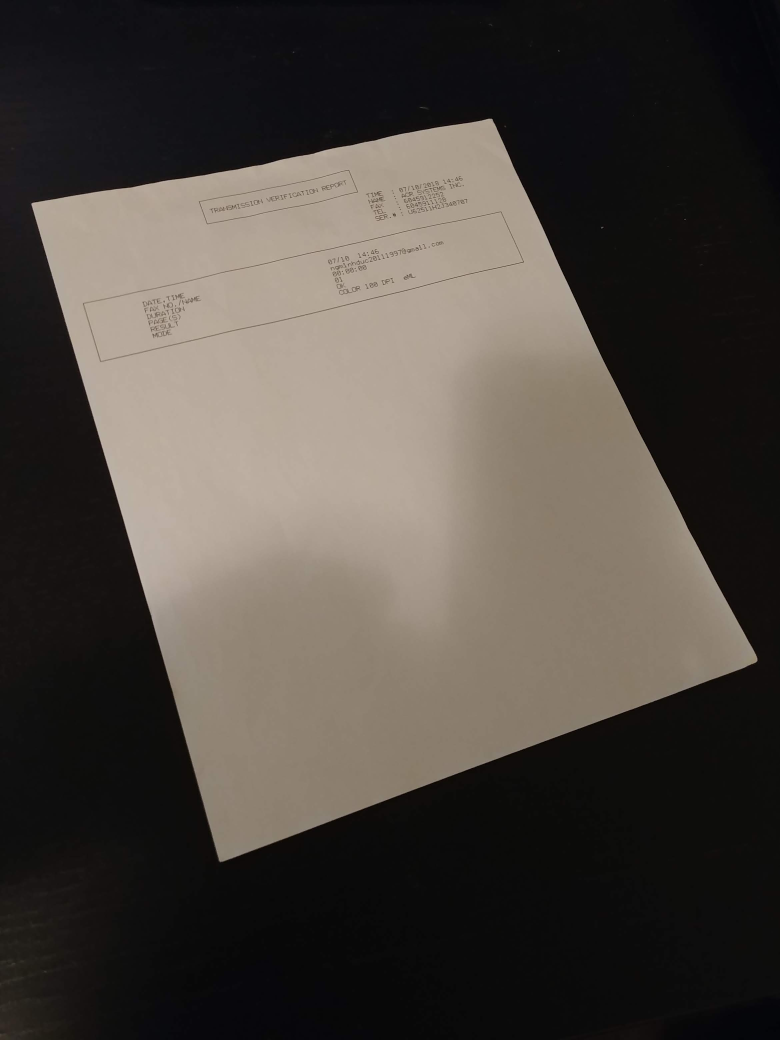
#> input picture document-scanner/images/image01.jpg, 2340 x 3120 px (shown at 1/3 size)
$ python scanner.py --image images/image01.jpg   (older library calls are emulated)
#> lines starting #> are read from the running program, lines starting #| are printed output that depends on the picture; after the words box and inside, x2 and y2 are one past the last pixel; in counts of white or black regions, pixels touching at a corner belong together
### document-scanner/fourPointTransform.py
################################## COMMON SETUP ################################

# import the necessary packages
import numpy as np
import cv2

#################################### HELPERS ####################################

# INPUT: pts, a list of four points along with their corresponding (x,y) coordinates of the target rectangle
# OUTPUT: a 2D array
def order_points(pts):
    # initialize a list of 4 corner points: top-left, top-right, bottom-right, bottom-left
    rect = np.zeros((4,2), dtype = "float32") # Empty array that has 4 rows, each row has a pair of coordinates, data type is float32

    # Sum along the axis = 1:
    # Eg: pts is a LIST contains four points: [[0,0] [10,0] [10,10] [0,10]] => sum along the axis = 1: [0, 10, 20, 10]
    theSum = np.sum(pts, axis = 1)
    # set the top-left point to have the smallest sum, the bottom-right to have the greatest sum
    rect[0] = pts[np.argmin(theSum)] # first row (top-left)
    rect[2] = pts[np.argmax(theSum)] # third row (bottom-right)

    # Difference along the axis = 1:
    # Eg: pts is a LIST contains four points: [[0,0] [10,0] [10,10] [0,10]] => difference along the axis = 1: [0, 10, 0, -10]
    theDif = np.diff(pts, axis = 1)
    # set the top-right point to have the smallest difference, the bottom-left to have the greatest difference
    rect[1] = pts[np.argmin(theDif)] # second row (top-right)
    rect[3] = pts[np.argmax(theDif)] # fourth row (bottom-left)

    # return this new array of coordinates
    return rect

def four_point_transform(image, pts):
    # get a consistent order of the points and unpack them individually
    rect = order_points(pts)
    (topLeftPoint, topRightPoint, bottomRightPoint, bottomLeftPoint) = rect

    # calculate the width of the new image, which will be the maximum distance between top-right and top-left x-coordinates or bottom-right and bottom-left x-coordinates
    topWidth = np.sqrt(((topRightPoint[0] - topLeftPoint[0]) ** 2) + ((topLeftPoint[1] - topRightPoint[1]) ** 2))
    bottomWidth = np.sqrt(((bottomRightPoint[0] - bottomLeftPoint[0]) ** 2) + ((bottomLeftPoint[1] - bottomRightPoint[1]) ** 2))

    # choose the max width between the 2 calculated above to go with
    maxWidth = max(int(topWidth), int(bottomWidth))

    # calculate the height of the new image, which will be the maximum distance between top-right and bottom-right y-coordinates or top-left and bottom-left y-coordinates
    leftHeight = np.sqrt(((topLeftPoint[0] - bottomLeftPoint[0]) ** 2) + ((topLeftPoint[1] - bottomLeftPoint[1]) ** 2))
    rightHeight = np.sqrt(((topRightPoint[0] - bottomRightPoint[0]) ** 2) + ((topRightPoint[1] - bottomRightPoint[1]) ** 2))

    # choose the max height between the 2 calculated above to go with
    maxHeight = max(int(leftHeight), int(rightHeight))

    # create the destination points (order: top-left, top-right, bottom-right and bottom-left) to obtain a front view of the image
    dst = np.array(
        [[0,0],
        [maxWidth - 1, 0],
        [maxWidth - 1, maxHeight - 1],
        [0, maxHeight - 1]],
        dtype = "float32")

    # compute the actual perspective transform matrix and apply it
    PTMatrix = cv2.getPerspectiveTransform(rect, dst)
    warped = cv2.warpPerspective(image, PTMatrix, (maxWidth, maxHeight))

    # return the warped image
    return warped

### document-scanner/scanner.py
################################## COMMON SETUP ################################

# import the necessary packages
from fourPointTransform import four_point_transform
from skimage.filters import threshold_local # get a black and white image/increase picture contrast
import numpy as np
import argparse # parse arguments
import cv2
import imutils # a module specificly used to resize, rotate and crop images
from fpdf import FPDF

#################################### ARGUMENT ##################################

# construct the argument parse and parse the argumnents
ap = argparse.ArgumentParser()
ap.add_argument("-i", "--image", required="True", help = "path to the input image file")
args = vars(ap.parse_args())

############################## STEP 1: Edge Detection #########################

# load the image, clone it and resize appropriately
originalImage = cv2.imread(args["image"])
#> originalImage is the input picture: shape (3120, 2340, 3); mean B, G, R 62.7, 68.5, 74.5
ratio = originalImage.shape[0] / 500.0 # image.shape return (rows, columns, channels)
#> ratio = 6.24
cloneImage = originalImage.copy()
cloneImage2 = originalImage.copy()
image = imutils.resize(cloneImage, height = 500)

# convert the image to grayscale in order to find contours in step 2
gray = cv2.cvtColor(image, cv2.COLOR_BGR2GRAY)

# filter out weak intensity points by blurring it using GaussianBlur and then select points that are within limited intensity range
blurred = cv2.GaussianBlur(gray, (5,5), 0)
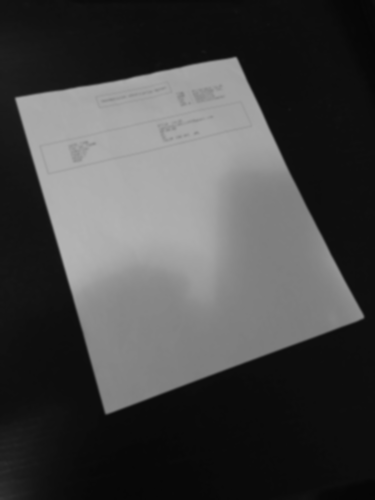
#> blurred: shape (500, 375); min 5, max 180, mean 69.7
edged = cv2.Canny(blurred, 75, 200) # find edges that have intensity between 75 and 200
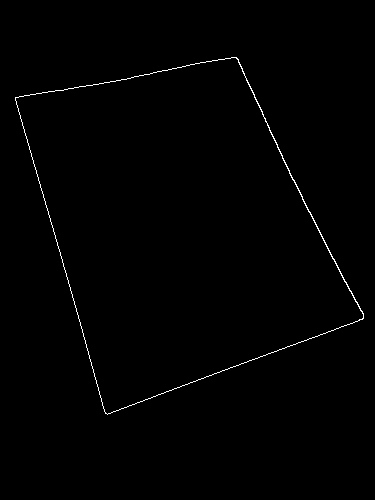
#> edged: shape (500, 375); 0.63% white in thin lines or dots, all inside (x1, y1, x2, y2) = (15, 57, 364, 415)

# for viewing the original image, it is necessary to resize the original image since it can be too large
originalImageResized = imutils.resize(originalImage, height = 500)
cv2.imshow("Original image", originalImageResized)
cv2.imshow("Edged image", edged)
cv2.waitKey(0) # wait infinitely, until key event
cv2.destroyAllWindows()

########################## STEP 2: Find contours of paper #####################

# find the contours in the edged image, keeping only the one with the largest perimeter
listOfContours = cv2.findContours(edged.copy(), cv2.RETR_LIST, cv2.CHAIN_APPROX_SIMPLE) # RETR_LIST: retrieve mode - in a list, CHAIN_APPROX_SIMPLE: remove all redundant points and compresses the contour
#> listOfContours = 2 contours; box (x1, y1, x2, y2) and area: (15, 57, 364, 415) 76261, (15, 57, 364, 415) 76134

# for cv2, the largest contours are stored at index 0; for cv3, the largest contours are at index 1
largestLOC = listOfContours[0] if imutils.is_cv2() else listOfContours[1]
#> largestLOC has the same summary as listOfContours
# sort the list according contour area from the largest to the smallest, take the first 3
largestLOC = sorted(largestLOC, key = cv2.contourArea, reverse = True)[:3]

for contour in largestLOC:
    # approximate the shape of the contour (to be a rectangle); the accuracy is chosen 2% of arc length in this case.
    perimeter = cv2.arcLength(contour, True)
    accuracy = perimeter * 0.02
    approxShape = cv2.approxPolyDP(contour, accuracy, True)
    # if the approximated contour has 4 points (4 corners) => safely say that we found our contour
    if len(approxShape) == 4:
        highlightImage = approxShape
        break
#> this loop made 1 pass
#> (perimeter, accuracy, highlightImage) on pass 1: (1202.6, 24.05, [[236, 57], [15, 97], [107, 414], [363, 318]])

# display the image with contour highlighted
cv2.drawContours(originalImageResized, [highlightImage], -1, (0,255, 0), 2)
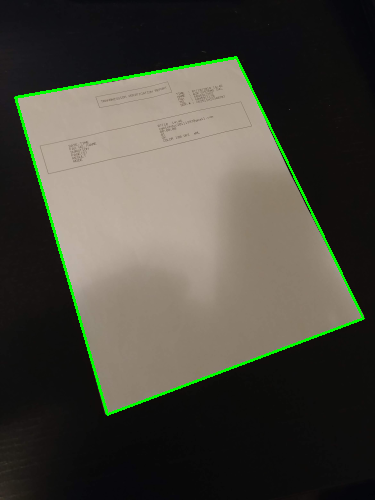
#> originalImageResized: shape (500, 375, 3); mean B, G, R 61.6, 71.3, 73.1
cv2.imshow("Highlighted contour image", originalImageResized)
cv2.waitKey(0)
cv2.destroyAllWindows()

##################### STEP 3: Apply perspective transform #####################

# make the array highlightImage have 4 rows and 2 columns as required, then get the warped image
warpedImage = four_point_transform(cloneImage2, highlightImage.reshape(4, 2) * ratio)
#> in order_points, `theSum = np.sum(pts, axis = 1)`: theSum = [1828.3, 698.9, 3251, 4249.4]
#> in order_points, `theDif = np.diff(pts, axis = 1)`: theDif = [-1117, 511.7, 1915.7, -280.8]
#> in four_point_transform, `rect = order_points(pts)`: rect = [[93.6, 605.3], [1472.6, 355.7], [2265.1, 1984.3], [667.7, 2583.4]]
#> in four_point_transform, `(topLeftPoint, topRightPoint, bottomRightPoint, bottomLeftPoint) = rect`: topLeftPoint = [93.6, 605.3]; topRightPoint = [1472.6, 355.7]; bottomRightPoint = [2265.1, 1984.3]; bottomLeftPoint = [667.7, 2583.4]
#> in four_point_transform, `topWidth = np.sqrt(((topRightPoint[0] - topLeftPoint[0]) ** 2) + ((top..`: topWidth = 1401.4
#> in four_point_transform, `bottomWidth = np.sqrt(((bottomRightPoint[0] - bottomLeftPoint[0]) ** 2..`: bottomWidth = 1706.1
#> in four_point_transform, `maxWidth = max(int(topWidth), int(bottomWidth))`: maxWidth = 1706
#> in four_point_transform, `leftHeight = np.sqrt(((topLeftPoint[0] - bottomLeftPoint[0]) ** 2) + (..`: leftHeight = 2059.7
#> in four_point_transform, `rightHeight = np.sqrt(((topRightPoint[0] - bottomRightPoint[0]) ** 2) ..`: rightHeight = 1811.2
#> in four_point_transform, `maxHeight = max(int(leftHeight), int(rightHeight))`: maxHeight = 2059
#> in four_point_transform, `dst = np.array( [[0,0], [maxWidth - 1, 0], [maxWidth - 1, maxHeight - ..`: dst = [[0, 0], [1705, 0], [1705, 2058], [0, 2058]]
#> in four_point_transform, `PTMatrix = cv2.getPerspectiveTransform(rect, dst)`: PTMatrix = [[1.13, -0.327, 92.43], [0.246, 1.36, -845.5], [-6.72e-05, 0.000162, 1]]
#> in four_point_transform, `warped = cv2.warpPerspective(image, PTMatrix, (maxWidth, maxHeight))`:
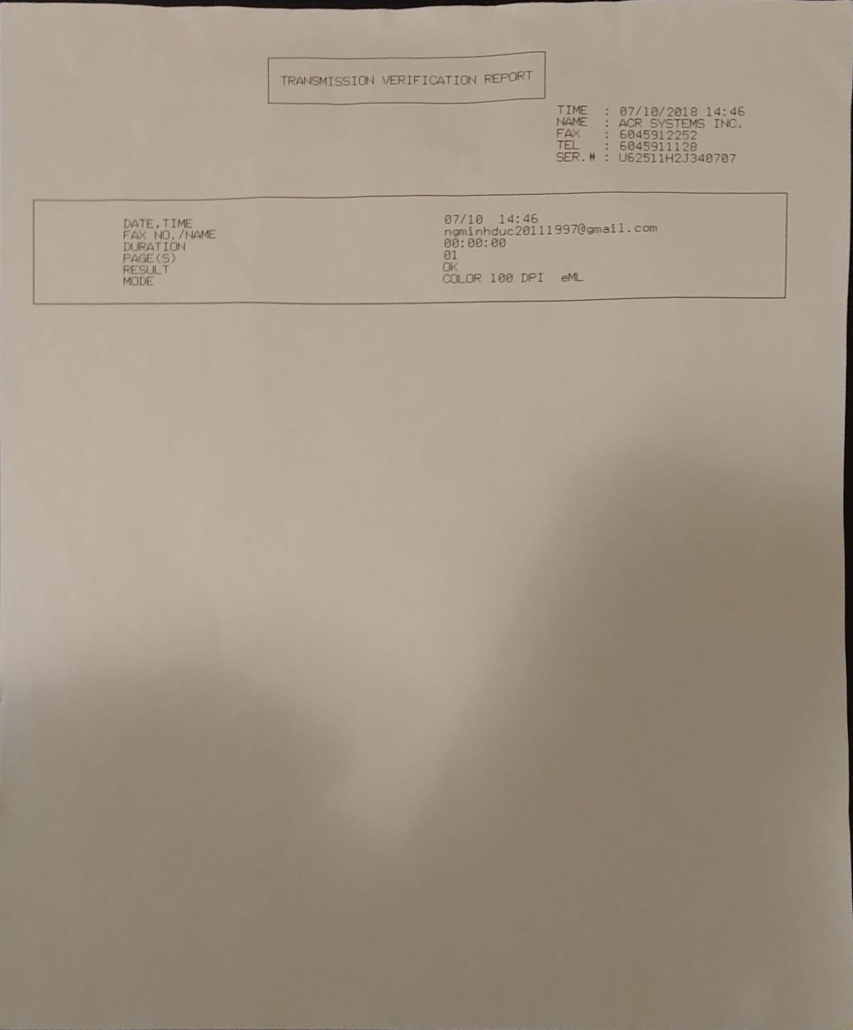
#> warped: shape (2059, 1706, 3) (shown at 1/2 size); mean B, G, R 134.2, 148.7, 161.9
# convert the warped image to grayscale
warpedImage = cv2.cvtColor(warpedImage, cv2.COLOR_BGR2GRAY)

# scanner effect
T = threshold_local(warpedImage, 11, method = "gaussian", offset = 10)
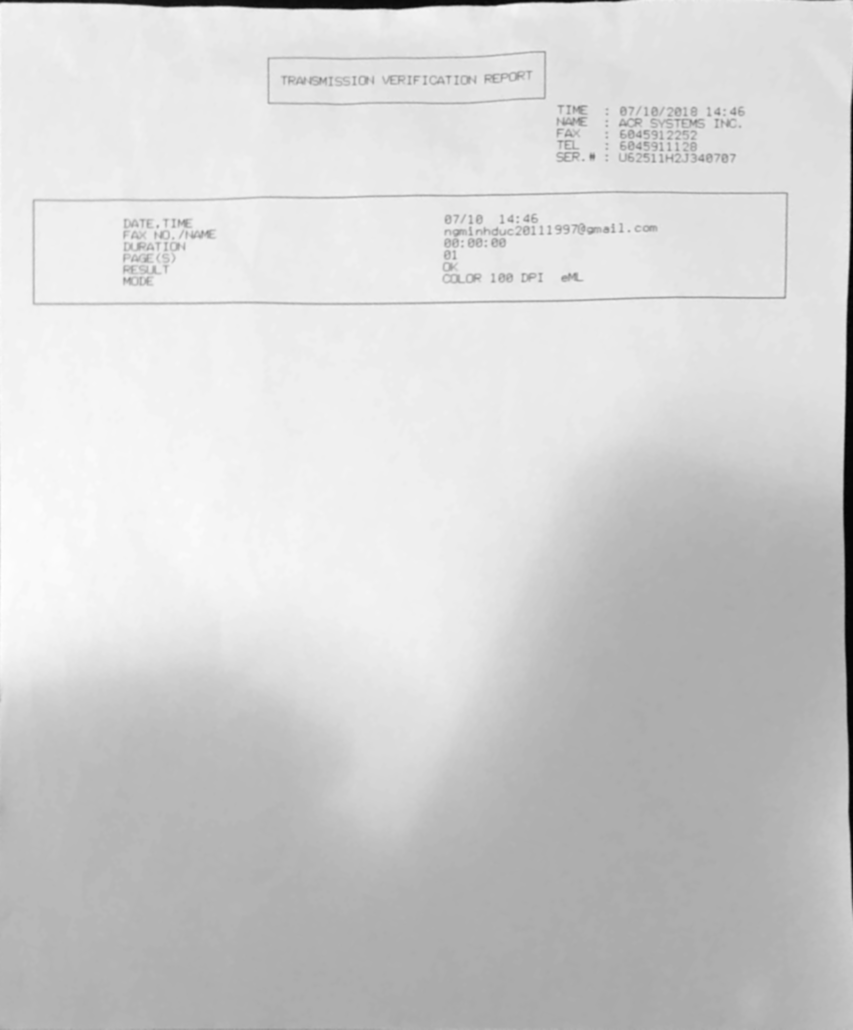
#> T: shape (2059, 1706) float64 (shown at 1/2 size); min -0.5, max 171.7, mean 141.1; drawn with min black and max white
warpedImage = (warpedImage > T).astype("uint8") * 255
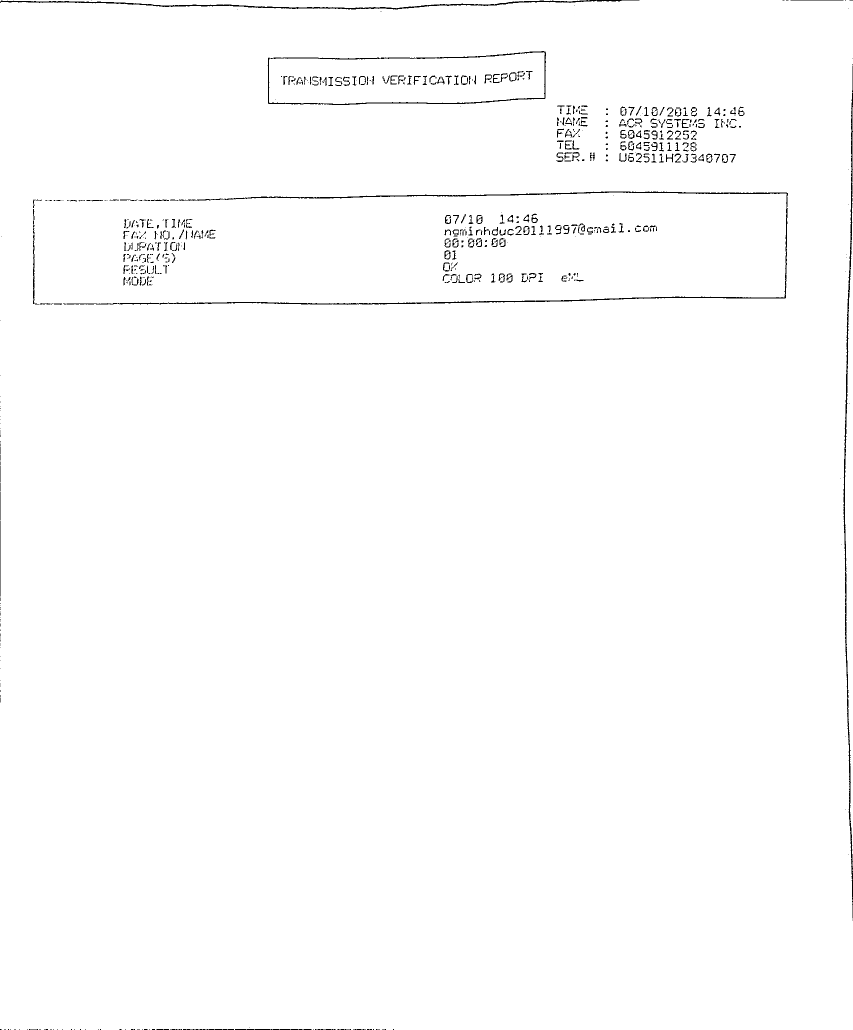
#> warpedImage: shape (2059, 1706) (shown at 1/2 size); 99% white; black in thin lines or dots

cv2.imshow("Original image", imutils.resize(cloneImage2, height = 650))
cv2.imshow("Scanned image", imutils.resize(warpedImage, height = 650))
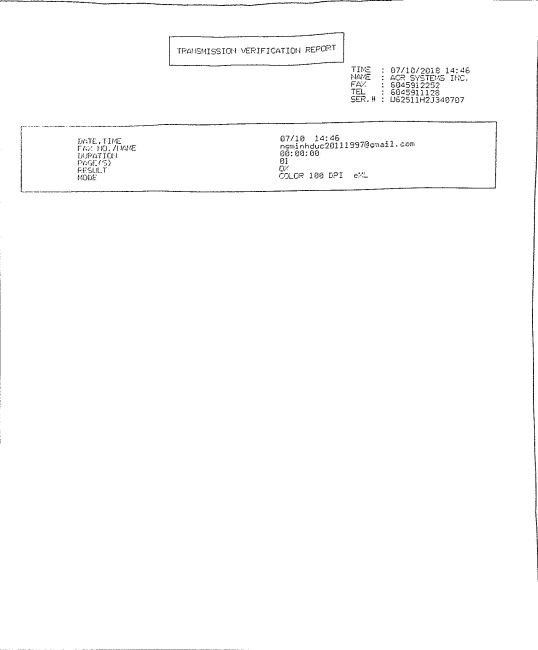
#> window 'Scanned image': shape (650, 538); min 12, max 255, mean 252.5
cv2.waitKey(0)
cv2.destroyAllWindows()

outputImageDir = "./images/output" + args["image"][7:]
cv2.imwrite(outputImageDir, warpedImage)

######################### STEP 4: Generate Pdf #########################
outputPDFDir = "./pdf/output" + (args["image"][7:]).replace(".jpg", ".pdf")
#> (the run stopped early here; a loop or call above may not have finished)
